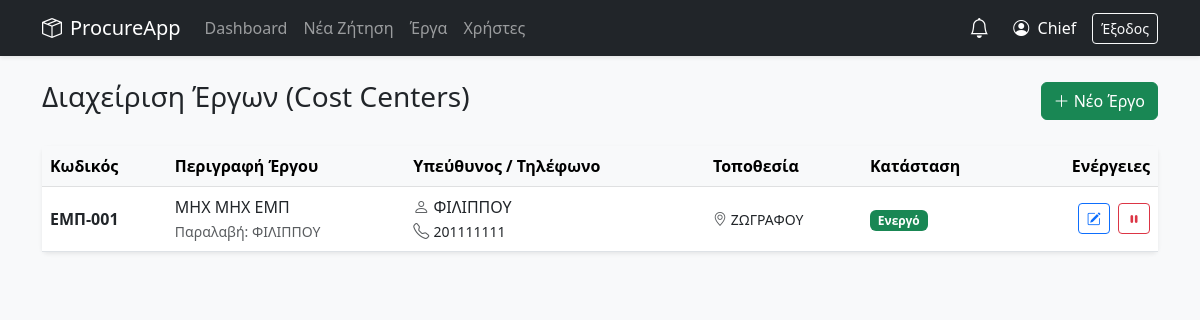
/chief/cost_centers (signed in), run on the app's committed database.
### models.py (models this page shows)
class CostCenter(db.Model):
    __tablename__ = "cost_centers"
    id = db.Column(db.Integer, primary_key=True)
    code = db.Column(db.String(50), unique=True, nullable=False)
    name = db.Column(db.String(200), nullable=False)
    is_active = db.Column(db.Boolean, default=True, nullable=False)
    address = db.Column(db.String(250), nullable=True)
    project_manager = db.Column(db.String(120), nullable=True)
    receiving_manager = db.Column(db.String(120), nullable=True)
    phone = db.Column(db.String(50), nullable=True)

### app.py (the view, shortened to what this page needs)
@app.route("/chief/cost_centers", methods=["GET", "POST"])
@require_role("chief")
def manage_cost_centers():
    cost_centers = CostCenter.query.order_by(CostCenter.code.asc()).all()
    return render_template("chief_cost_centers.html", cost_centers=cost_centers)

### app.py (called while the page is built)
def require_roles(*roles):
    def wrap(fn):
        @wraps(fn)
        def inner(*args, **kwargs):
            if session.get("role") not in roles:
                flash("Δεν έχεις δικαίωμα πρόσβασης.", "danger")
                return redirect(url_for("login"))
            return fn(*args, **kwargs)
        return inner
    return wrap

@app.context_processor
def utility_processor():
    unread_notifs = []
    if 'username' in session:
        u = User.query.filter_by(username=session['username']).first()
        if u:
            unread_notifs = Notification.query.filter_by(user_id=u.id, is_read=False).order_by(Notification.created_at.desc()).all()
    return dict(phase_info=phase_info, is_editable_by_current_user=is_editable_by_current_user, now=datetime.utcnow(), unread_notifs=unread_notifs)

### templates/chief_cost_centers.html (shortened to what this page needs)
{% extends "base.html" %}
{% block content %}
<div class="d-flex justify-content-between align-items-center mb-4">
    <h3>Διαχείριση Έργων (Cost Centers)</h3>
    <button class="btn btn-success" data-bs-toggle="modal" data-bs-target="#addCCModal"><i class="bi bi-plus-lg"></i> Νέο Έργο</button>
</div>
<div class="card shadow-sm">
    <div class="table-responsive">
        <table class="table table-hover align-middle mb-0">
            <thead class="table-light">
                <tr>
                    <th>Κωδικός</th>
                    <th>Περιγραφή Έργου</th>
                    <th>Υπεύθυνος / Τηλέφωνο</th>
                    <th>Τοποθεσία</th>
                    <th>Κατάσταση</th>
                    <th class="text-end">Ενέργειες</th>
                </tr>
            </thead>
            <tbody>
                {% for cc in cost_centers %}
                <tr>
                    <td class="fw-bold">{{ cc.code }}</td>
                    <td>
                        {{ cc.name }}<br>
                        <small class="text-muted">Παραλαβή: {{ cc.receiving_manager or '-' }}</small>
                    </td>
                    <td>
                        <i class="bi bi-person text-muted"></i> {{ cc.project_manager or '-' }}<br>
                        <i class="bi bi-telephone text-muted"></i> <small>{{ cc.phone or '-' }}</small>
                    </td>
                    <td>
                        <small><i class="bi bi-geo-alt text-muted"></i> {{ cc.address or '-' }}</small>
                    </td>
                    <td>
                        {% if cc.is_active %}
                        <span class="badge bg-success">Ενεργό</span>
                        {% else %}
                        <span class="badge bg-secondary">Ανενεργό</span>
                        {% endif %}
                    </td>
                    <td class="text-end text-nowrap">
                        <button type="button" class="btn btn-sm btn-outline-primary me-1" data-bs-toggle="modal" data-bs-target="#editCCModal{{ cc.id }}" title="Επεξεργασία">
                            <i class="bi bi-pencil-square"></i>
                        </button>
                        <form method="post" action="{{ url_for('toggle_cost_center', cc_id=cc.id) }}" class="d-inline">
                            {% if cc.is_active %}
                            <button class="btn btn-sm btn-outline-danger" title="Απενεργοποίηση"><i class="bi bi-pause-fill"></i></button>
                            {% else %}
                            <button class="btn btn-sm btn-outline-success" title="Ενεργοποίηση"><i class="bi bi-play-fill"></i></button>
                            {% endif %}
                        </form>
                    </td>
                </tr>
                {% else %}
                <tr><td colspan="6" class="text-center py-4 text-muted">Δεν βρέθηκαν έργα.</td></tr>
                {% endfor %}
            </tbody>
        </table>
    </div>
</div>
{% endblock %}

### templates/base.html (style rules this page uses)
body { background-color: #f8f9fa; font-family: system-ui, -apple-system, sans-serif; }
.card { border: none; box-shadow: 0 2px 8px rgba(0,0,0,.05); margin-bottom: 1.5rem; }

### data on the page
CostCenter: code "ΕΜΠ-001", name "ΜΗΧ ΜΗΧ ΕΜΠ", receiving_manager "ΦΙΛΙΠΠΟΥ", project_manager "ΦΙΛΙΠΠΟΥ", phone "201111111", address "ΖΩΓΡΑΦΟΥ", is_active "Ενεργό"

### other printed values
{{ session.get('name') }} "Chief"
